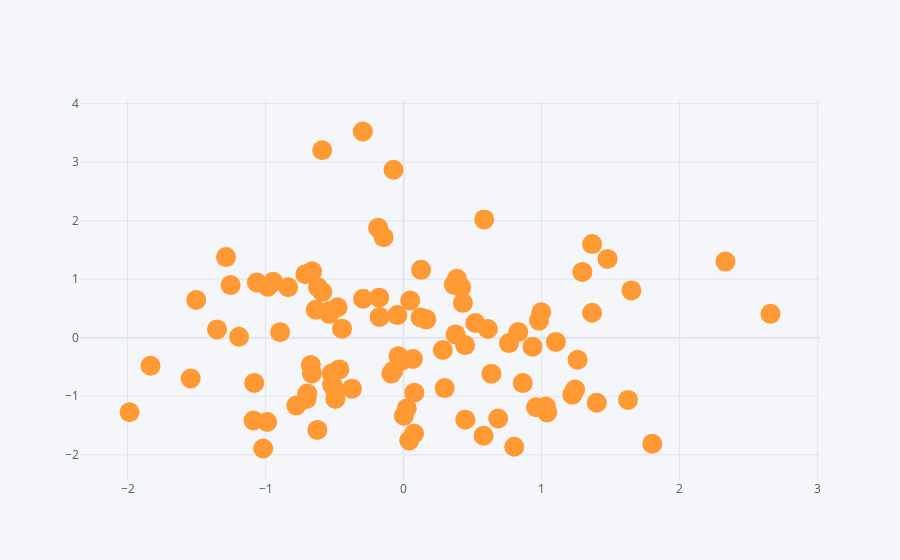

The notebook cell saved with this chart:
### Code cell
df.iplot(kind="scatter", x="A", y="B", mode="markers", size=20)
